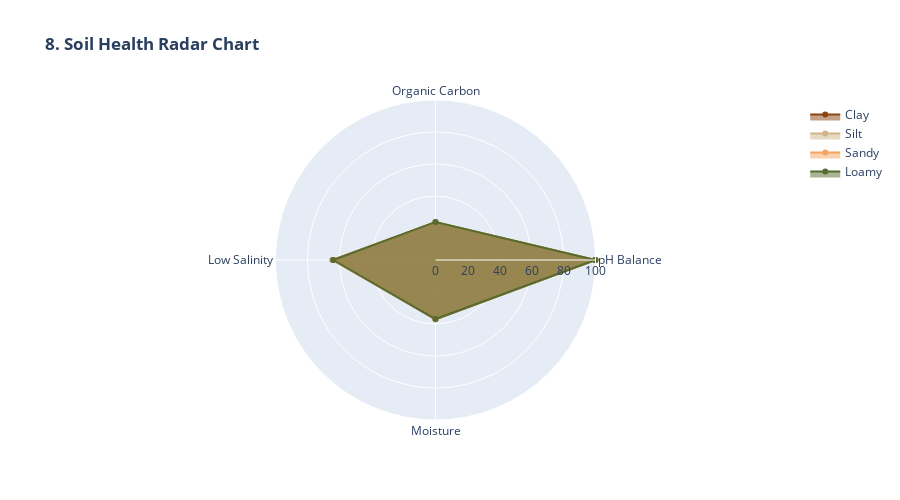

The code cell stored with this chart in its notebook:
### Markdown cell above
### *8. Soil Health Radar Chart*

### Code cell
import plotly.graph_objects as go

print("\n8. Soil Health Assessment...")

# Calculate soil health scores
soil_health = df.groupby('Soil_Type', observed=False).agg({
    'Soil_pH': lambda x: (100 - abs(x.mean() - 6.5) * 10).clip(0, 100),
    'Organic_Carbon': lambda x: min(100, x.mean() * 25),
    'Electrical_Conductivity': lambda x: max(0, 100 - x.mean() * 20),
    'Soil_Moisture': 'mean'
}).reset_index()

# Normalize moisture to 0-100 scale
soil_health['Soil_Moisture'] = soil_health['Soil_Moisture'].clip(0, 100)

fig8 = go.Figure()
categories = ['pH Balance', 'Organic Carbon', 'Low Salinity', 'Moisture']

for soil_type in soil_color_map.keys():
    if soil_type in soil_health['Soil_Type'].values:
        scores = soil_health[soil_health['Soil_Type'] == soil_type].iloc[0][1:].tolist()
        scores.append(scores[0])  # Close the radar
        fig8.add_trace(go.Scatterpolar(r=scores, theta=categories + [categories[0]],
                                       name=soil_type, fill='toself',
                                       line_color=soil_color_map[soil_type]))

fig8.update_layout(polar=dict(radialaxis=dict(range=[0, 100])),
                   title='<b>8. Soil Health Radar Chart</b>', height=500)
fig8.show()

### Figure 1 — Plotly figure (JSON) as saved in the notebook; plotly's stock layout.template omitted (floating-point values rounded to 4 significant figures)
{"data": [{"fill": "toself", "line": {"color": "#8B4513"}, "name": "Clay", "r": [99.82, 23.54, 63.84, 37.09, 99.82], "theta": ["pH Balance", "Organic Carbon", "Low Salinity", "Moisture", "pH Balance"], "type": "scatterpolar"}, {"fill": "toself", "line": {"color": "#D2B48C"}, "name": "Silt", "r": [99.98, 23.55, 64.63, 37.04, 99.98], "theta": ["pH Balance", "Organic Carbon", "Low Salinity", "Moisture", "pH Balance"], "type": "scatterpolar"}, {"fill": "toself", "line": {"color": "#F4A460"}, "name": "Sandy", "r": [99.84, 23.58, 64.19, 36.85, 99.84], "theta": ["pH Balance", "Organic Carbon", "Low Salinity", "Moisture", "pH Balance"], "type": "scatterpolar"}, {"fill": "toself", "line": {"color": "#556B2F"}, "name": "Loamy", "r": [99.87, 23.8, 63.98, 36.9, 99.87], "theta": ["pH Balance", "Organic Carbon", "Low Salinity", "Moisture", "pH Balance"], "type": "scatterpolar"}], "layout": {"height": 500, "polar": {"radialaxis": {"range": [0, 100]}}, "title": {"text": "<b>8. Soil Health Radar Chart</b>"}}}
